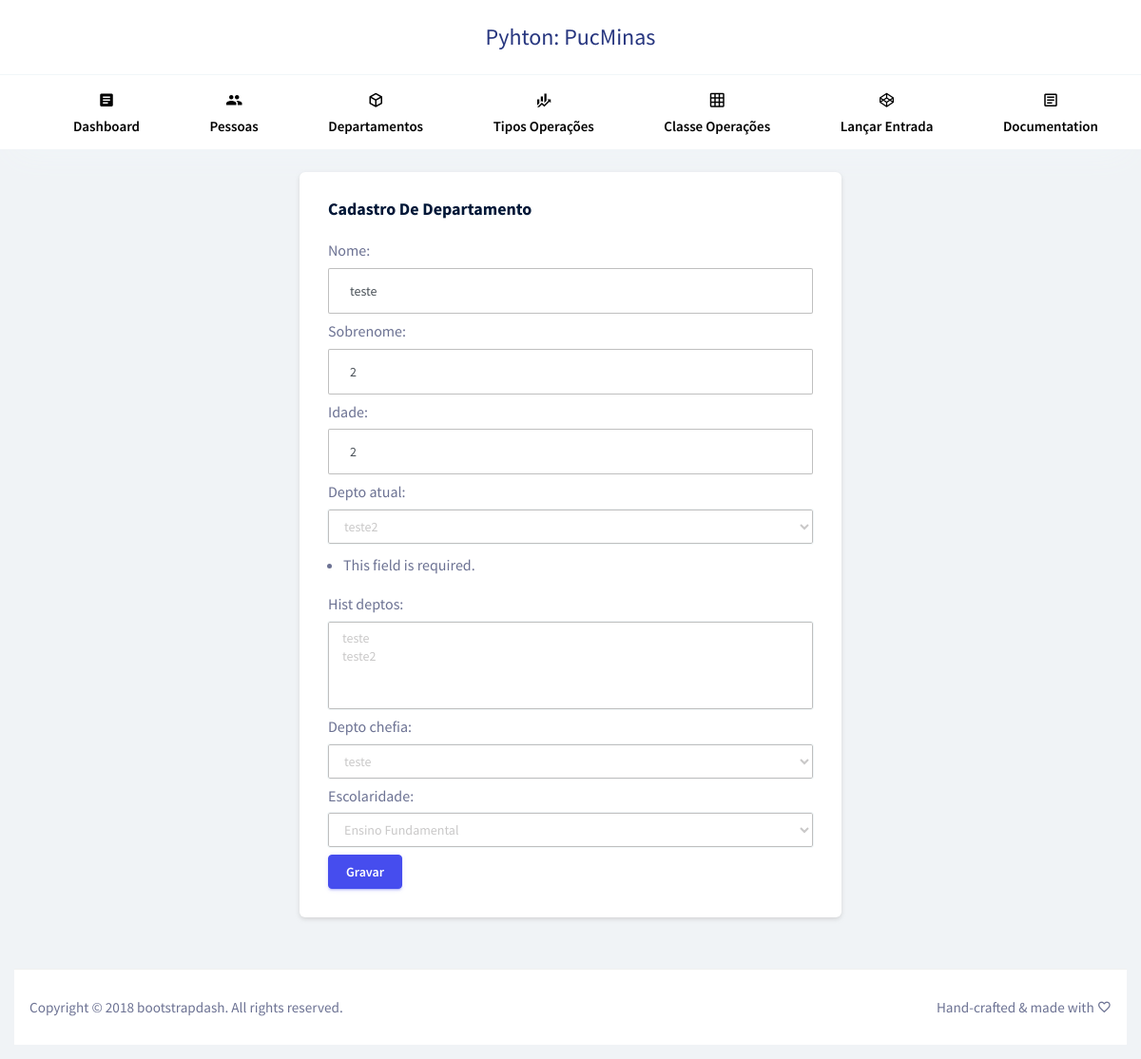
Page /pessoa/43/edit on the committed database.
### aplicacao/models/pessoa.py (models this page shows, shortened)
class Pessoa(models.Model):
	nome = models.CharField(max_length=30)
	sobrenome = models.CharField(max_length=30)
	idade = models.IntegerField(null=True)
	depto_atual = models.ForeignKey(
		Departamento,
		on_delete=models.RESTRICT,
		null=True)
	hist_deptos = models.ManyToManyField(
		Departamento,
		related_name='hist_pessoa_depto')
	depto_chefia = models.ForeignKey(
		Departamento,
		on_delete=models.RESTRICT,
		null=True,
		related_name='chefia_depto')
	ESCOLARIDADE_CHOICES = [
		('NI','Não informado'),
		('EF','Ensino Fundamental'),
		('EM','Ensino Médio'),
		('ES','Ensino Superior'),
	]
	escolaridade = models.CharField(
		max_length=2,
		choices=ESCOLARIDADE_CHOICES,
		default='NI'
	)
	objects = PessoaManager()

### aplicacao/views/view_pessoas.py (the view)
def edit(request, id):
    returnedObject = Pessoa.objects.filter(pk=id).values()[0]
    returnedObject['depto_atual'] = returnedObject.get('depto_atual_id')
    returnedObject['depto_chefia'] = returnedObject.get('depto_chefia_id')
    form = RawPessoaForm(returnedObject)
    dados = {"returnedObject": returnedObject, "form": form}
    return render(request, "pessoa/edit.html", dados)

### aplicacao/forms/rawPessoaForm.py
class RawPessoaForm(forms.Form):
    nome = forms.CharField(widget=forms.TextInput(attrs={'class':'form-control'}))
    sobrenome = forms.CharField(widget=forms.TextInput(attrs={'class':'form-control'}))
    idade = forms.IntegerField(widget=forms.TextInput(attrs={'class':'form-control'}))
    depto_atual = forms.ModelChoiceField(queryset=Departamento.objects.all(), widget=forms.Select(attrs={'class':'form-control'}))
    hist_deptos = forms.ModelMultipleChoiceField(queryset=Departamento.objects.all(), widget=forms.SelectMultiple(attrs={'class':'form-control'}))
    depto_chefia = forms.ModelChoiceField(queryset=Departamento.objects.all(), widget=forms.Select(attrs={'class':'form-control'}))
    escolaridade = forms.ChoiceField(
        choices=[
            ("NI", "Não informado"),
            ("EF", "Ensino Fundamental"),
            ("EM", "Ensino Médio"),
            ("ES", "Ensino Superior"),
        ],
        widget=forms.Select(attrs={'class':'form-control'})
    )

### aplicacao/models/departamento.py (called while the page is built)
	def __str__(self):
		return f"{self.sigla}"

### aplicacao/templates/pessoa/edit.html (shortened to what this page needs)
{% extends 'layout/app.html' %}
{% block xpto %}
<div class="row justify-content-md-center">
	<div class="col-md-6 grid-margin stretch-card">
		<div class="card">
			<div class="card-body">
				<h4 class="card-title">Cadastro de departamento</h4>
				<form class="forms-sample" action="{% url 'pessoa.update' returnedObject.id %}" method="post">
					{{ form.as_p }}
					<button type="submit" class="btn btn-primary mr-2">Gravar</button>
				</form>
			</div>
		</div>
	</div>
</div>
{% endblock %}

### aplicacao/static/css/style-customizado.css (style rules this page uses)
.form-control { border: 1px solid #80808080 }
select.form-control { border: 1px solid #80808080 }

### rows in the picture
Pessoa: nome "teste", sobrenome "2", idade "2", depto_atual "teste2", depto_chefia "teste", escolaridade "Ensino Fundamental"
